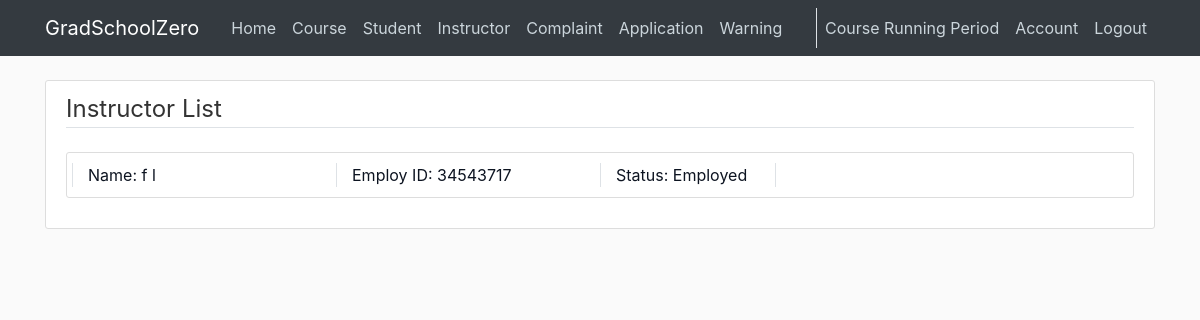
The app's page /instructor/list (signed in), older data.
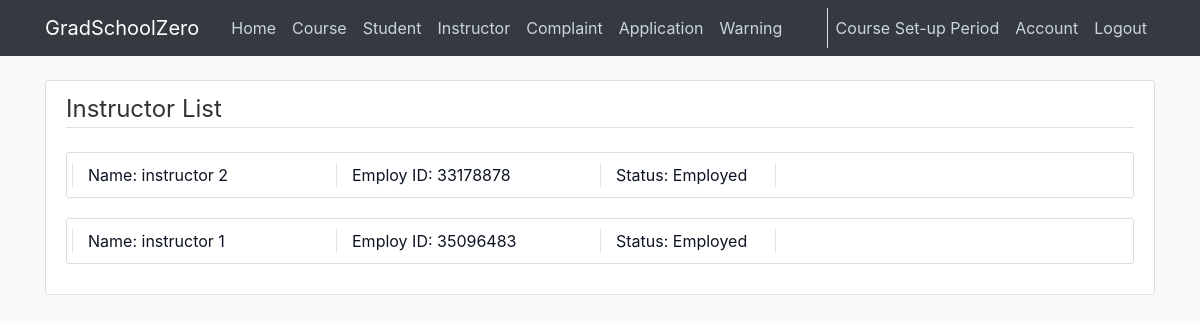
The same page, newer data.
### cunyzero/models.py (models this page shows, shortened)
class Period(db.Model):#set-up, registration, running, or grading period
    id = db.Column(db.Integer, primary_key=True)
    period = db.Column(db.Integer, nullable = False, default=0)#periods passed
    def getPeriodName(self):# returns set-up, registration, running, or grading period
        remainder = self.period % 4
        if remainder==0:
            return "Course Set-up Period"
        if remainder==1:
            return "Course Registration Period"
        if remainder==2:
            return "Course Running Period"
        if remainder==3:
            return "Grading Period"

class Instructor(db.Model):
    ownerId = db.Column(db.Integer, primary_key=True)
    status = db.Column(db.String(20), default='Employed')#fired, suspended, etc.
    firstname = db.Column(db.String(30), nullable=False)
    lastname = db.Column(db.String(30), nullable=False)
    warning = db.Column(db.Integer, nullable = False, default=0)
    user = db.relationship('User', backref='instructorOwner', lazy=True)
    warnings = db.relationship('Warning', backref='targetInstructor', lazy=True)
    courses = db.relationship('Course', backref='instructor', lazy=True)

### cunyzero/routes.py (the view)
@login_required
@app.route('/instructor/list', methods=['GET', 'POST'])
def instructor_manage():
    instructors = Instructor.query.all()
    return render_template("instructor-manage.html", title="Instructor Management", instructors=instructors)

### cunyzero/models.py (called while the page is built)
@login_manager.user_loader
def load_user(user_id):
    return User.query.get(int(user_id))

    def getPeriodName(self):
        return Period.query.all()[0].getPeriodName()

### cunyzero/templates/instructor-manage.html
{% extends "layout.html" %}
{% block content %}
    <div class="content-section">
        <legend class="border-bottom mb-4"> Instructor List </legend>
        {% for instructor in instructors%}
            <article class="btn-outline-info media content-section col-md-12">
                <a class="media-body row" style="text-decoration: none; color: #0d1421" href="{{ url_for('individual_review',role='Instructor',owner_id=instructor.ownerId)}}">
                    <div class="col-md-3 border-left">
                        Name: {{ instructor.firstname }} {{ instructor.lastname }}
                    </div>
                    <div class="col-md-3 border-left">
                        Employ ID:  {{ instructor.ownerId }}
                    </div>
                    <div class="col-md-2 border-left border-right">
                        Status: {{ instructor.status }}
                    </div>
                </a>
            </article>
        {% endfor %}
    </div>
{% endblock content %}

### cunyzero/templates/layout.html (shortened to what this page needs)
<!DOCTYPE html>
<html lang="en">
<head>
    <link rel="stylesheet" href="https://maxcdn.bootstrapcdn.com/bootstrap/4.0.0/css/bootstrap.min.css">
    <link rel="stylesheet" type="text/css" href="{{ url_for('static', filename='main.css') }}">
    <link rel="stylesheet" type="text/css" href="{{ url_for('static', filename='uicons-regular-rounded.css') }}">
</head>
<body id="bootstrap-overrides">
    <header class="site-header">
        <nav class="navbar navbar-expand-md navbar-dark bg-dark fixed-top">
            <div class="container">
                <a class="navbar-brand mr-4" href="/">GradSchoolZero</a>
                <div class="collapse navbar-collapse" id="navbarToggle">
                    <div class="navbar-nav mr-auto">
                        <a class="nav-item nav-link" href="{{ url_for('home') }}">Home</a>
                        {% if current_user.is_authenticated %}
                            {% if current_user.role == 'Visitor' %}
                                <a class="nav-item nav-link" href="{{ url_for('course_manage') }}">Course</a>
                                <a class="nav-item nav-link" href="{{ url_for('instructor_manage') }}">Instructor</a>
                            {% elif current_user.role == 'Admin' %}
                                <a class="nav-item nav-link" href="{{ url_for('course_manage') }}">Course</a>
                                <a class="nav-item nav-link" href="{{ url_for('student_manage') }}">Student</a>
                                <a class="nav-item nav-link" href="{{ url_for('instructor_manage') }}">Instructor</a>
                                <a class="nav-item nav-link" href="{{ url_for('complaint_manage') }}">Complaint</a>
                                <a class="nav-item nav-link" href="{{ url_for('application_manage') }}">Application</a>
                                <a class="nav-item nav-link" href="{{ url_for('review_warning_page') }}">Warning</a>
                            {% endif %}
                        {% endif %}
                    </div>
                    <div class="border-left navbar-nav">
                        {% if current_user.is_authenticated %}
                            {% if current_user.role == 'Visitor' %}
                                <a class="nav-item nav-link" href="{{ url_for('enrollment_application') }}">Enrollment</a>
                                <a class="nav-item nav-link" href="{{ url_for('logout') }}">Logout</a>
                            {% else %}
                                {% if current_user.role == "Admin" %}
                                    <a class="nav-item nav-link" href="{{ url_for('change_period') }}">{{current_user.getPeriodName()}}</a>
                                {% else %}
                                     <a class="nav-item nav-link">{{current_user.getPeriodName()}}</a>
                                {% endif %}
                                <a class="nav-item nav-link" href="{{ url_for('account') }}">Account</a>
                                <a class="nav-item nav-link" href="{{ url_for('logout') }}">Logout</a>
                            {% endif %}
                        {% else %}
                            <a class="nav-item nav-link" href="{{ url_for('login') }}">Login</a>
                            <a class="nav-item nav-link" href="{{ url_for('register') }}">Register</a>
                        {% endif %}
                    </div>
                </div>
            </div>
        </nav>
    </header>
    <main role="main" class="container">
        <div class="row">
            <div class="col-md-12">
                {% block content %}{% endblock %}
            </div>
        </div>
    </main>
</body>
</html>

Row changes from the older to the newer data that the page shows:
removed Instructor: firstname "f", lastname "l", ownerId "34543717", status "Employed"
changed Period: getPeriodName "Course Running Period" → "Course Set-up Period"
added Instructor: firstname "instructor", lastname "2", ownerId "33178878", status "Employed"
added Instructor: firstname "instructor", lastname "1", ownerId "35096483", status "Employed"
